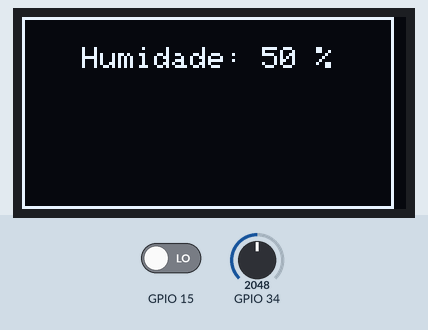
The sketch below on a simulated ESP32. Parts: 128×64 one-colour display. The inputs (shaded band) are chosen by the test bench; at power-on: GPIO 34 = 2048, GPIO 15 LOW. What the sketch prints to the serial monitor is not drawn.

Above: at 1.3 s.
1.4 s: GPIO 34 set to 2160
At 2.8 s:
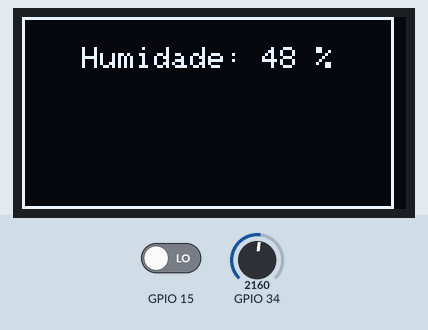
3.1 s: GPIO 34 set to 2047
At 4.4 s:
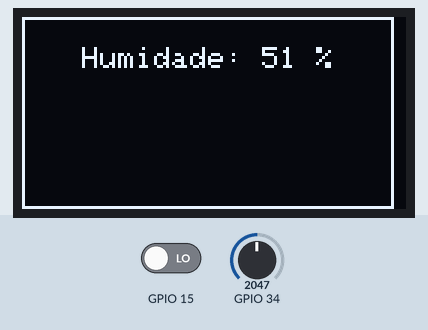
4.7 s: GPIO 34 set to 1228
At 6.0 s:
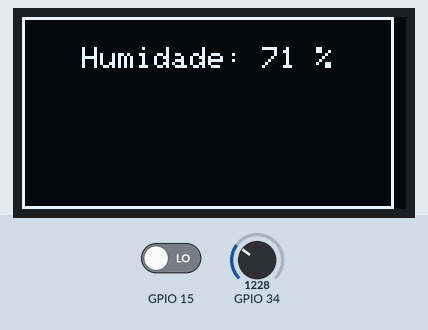
Timing chart, 0 to 7.7 s (numbered marks = the images above; inputs shaded):
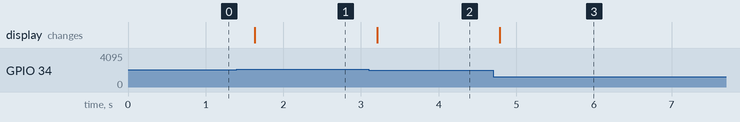

The sketch:

lm393.ino
```cpp
#include <Wire.h>
#include <Adafruit_SSD1306.h>
#include <Adafruit_GFX.h>

Adafruit_SSD1306 display(128, 64, &Wire, -1);

int valueAnalogic = 0;

void setup() {
  Serial.begin(115200);
  pinMode(15, INPUT);

  if (!display.begin(SSD1306_SWITCHCAPVCC, 0x3C)) {
    Serial.println("Erro ao inicializar o display OLED!");
    while (1);
  }
  display.clearDisplay();

}

void loop() {
  bool valueDigital = digitalRead(15);
  valueAnalogic = analogRead(34);

  Serial.println(valueDigital);
  Serial.println(valueAnalogic);

  displayUpdate();

  delay(500);
}

void displayUpdate(){
  display.clearDisplay();

  display.drawLine(0, 0, 0, 63, WHITE);
  display.drawLine(0, 0, 123, 0, WHITE);
  display.drawLine(0, 63, 123, 63, WHITE);
  display.drawLine(123, 0, 123, 63, WHITE);

  display.setTextSize(1);
  display.setTextColor(WHITE);
  display.setCursor(20, 10);

  display.print("Humidade: ");
  display.print(((-valueAnalogic * 100) / 4095) + 100);
  display.print(" %");

  display.display();
}
```

Measured:
- the behaviour switches between 2088 and 2089 on GPIO 34 (found by bisection; images 0 and 1)
- after the input at 1.4 s, the display: changes after 0.23 s (image 1)
- after the input at 3.1 s, the display: changes after 0.11 s (image 2)
- after the input at 4.7 s, the display: changes after 0.09 s (image 3)
